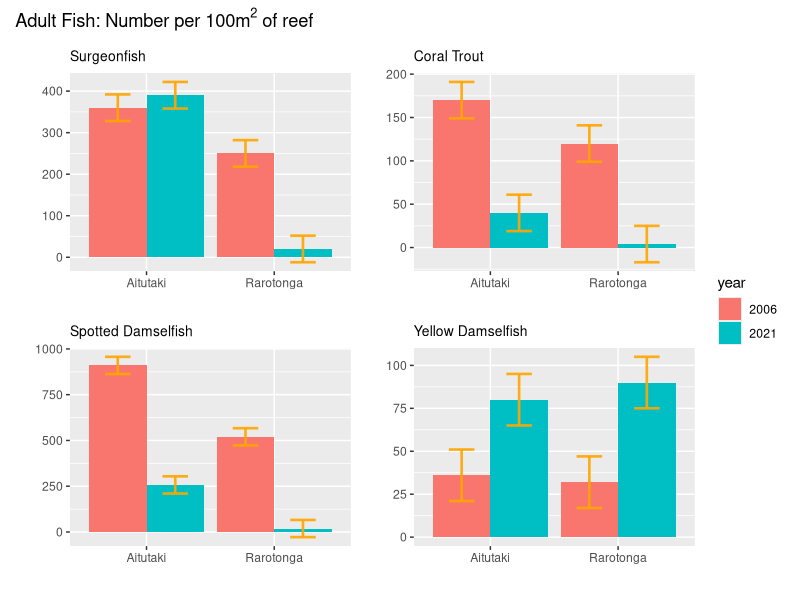
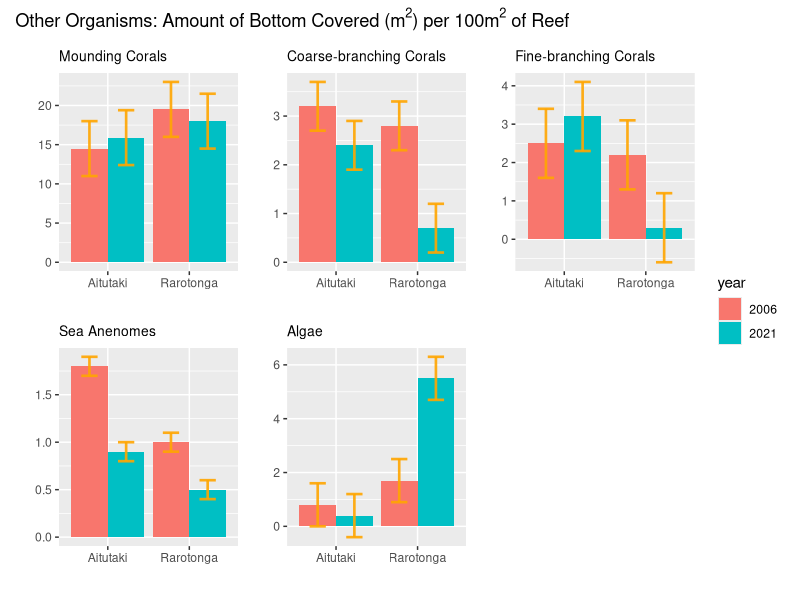
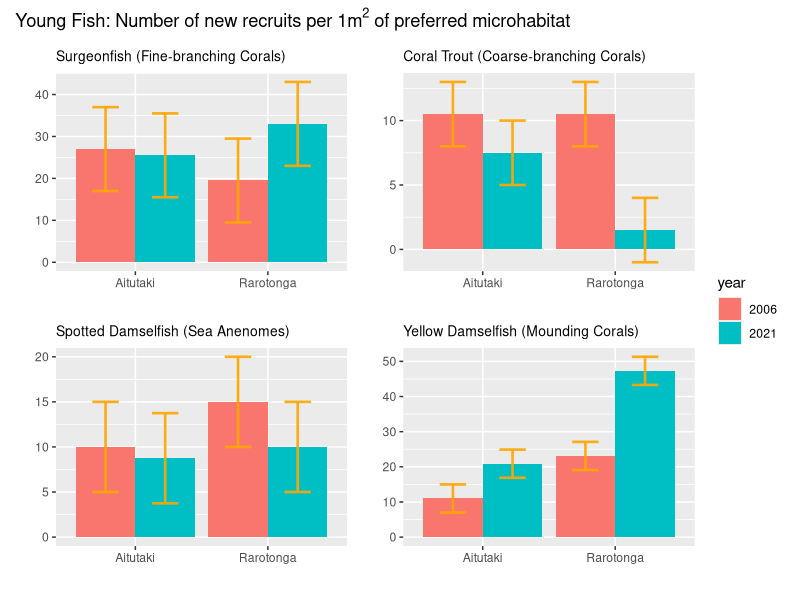
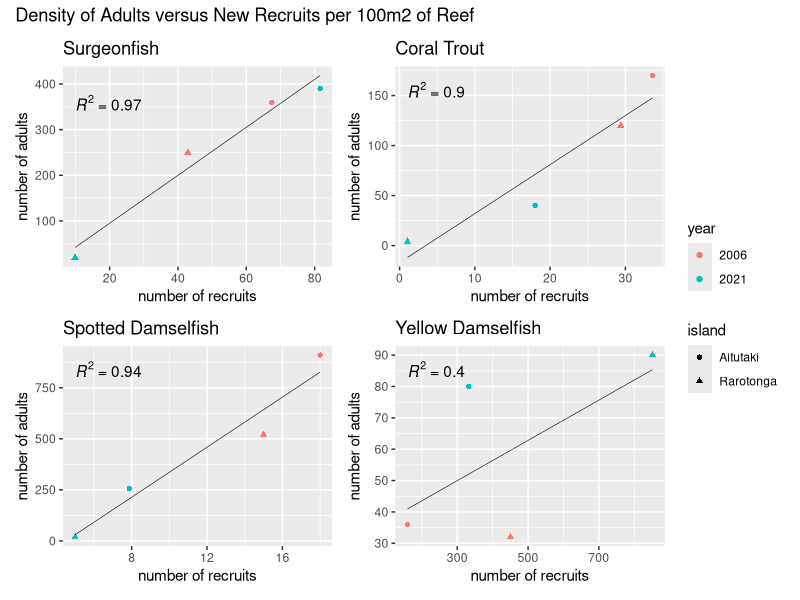
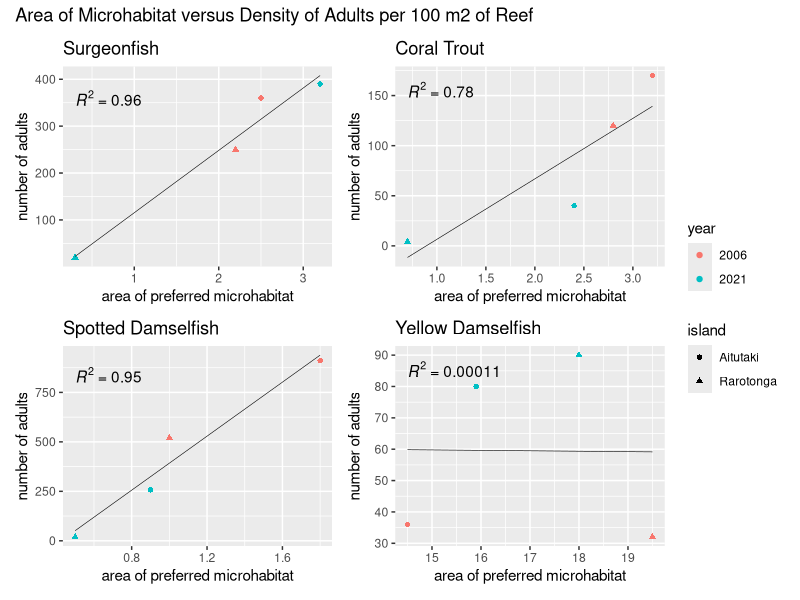
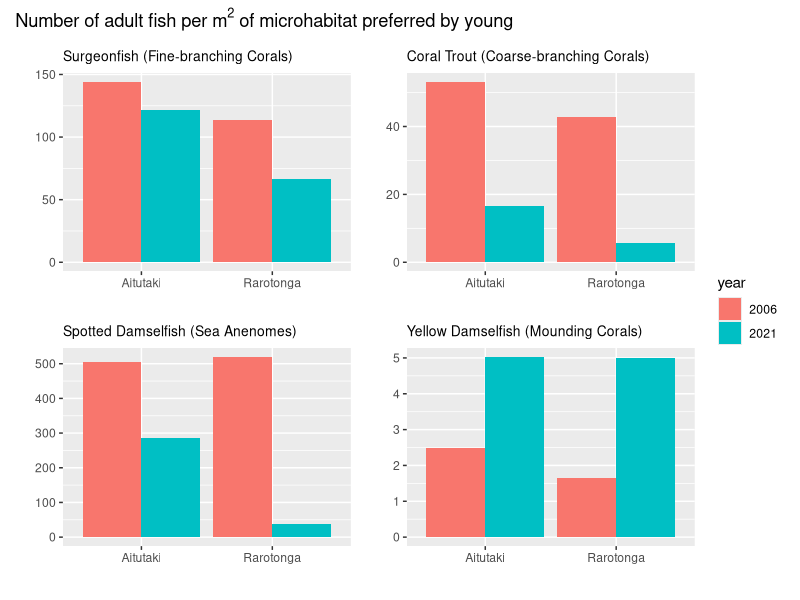
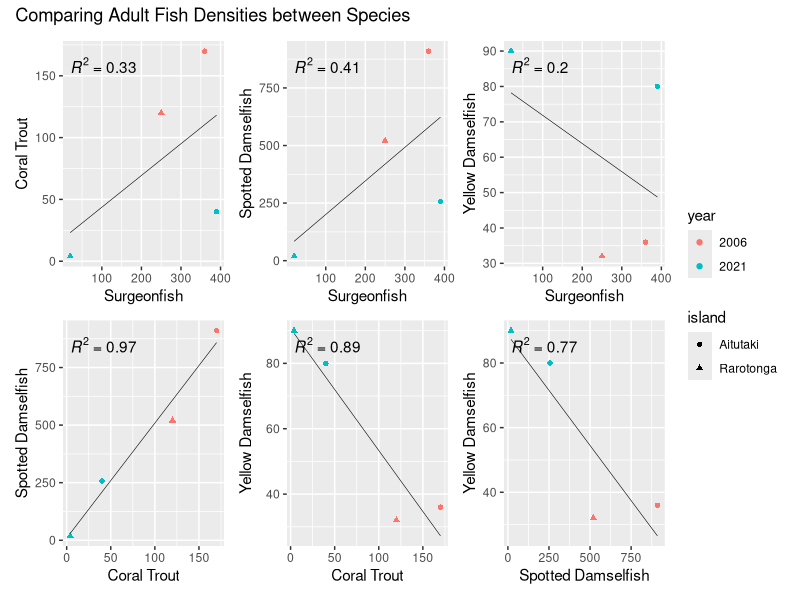

These figures' R source, in order:
## ---- chunk 1
knitr::opts_chunk$set(warning=FALSE, message=FALSE)
library(tidyverse)
library(ggpubr)
library(here)
library(patchwork)
## ---- chunk 2
adult_data <- read_csv(here("data", "mean_density_adult_organisms.csv"))
adult_data$year <- as.factor(adult_data$year)
young_data <- read_csv(here("data", "mean_density_young_fish.csv"))
young_data$year <- as.factor(young_data$year)
young_data <- young_data %>% filter(n_per_1_m2 != 0)
## ---- chunk 3
organism_plots_adult_fish <- list()
adult_data_fish <- adult_data %>% filter(type == "adult fish")
for (spp in unique(adult_data_fish$species)) {
  # Filter to organism
  species_data <- adult_data_fish %>% filter(species == spp)
  
  ## Create plot for each organism
  spp_plot <- ggplot(species_data, aes(fill = year, x = island, y = n_per_100_m2),) +
    geom_bar(position = "dodge", stat = "identity") +
    geom_errorbar(
      aes(ymin = n_per_100_m2 - ci_95, ymax = n_per_100_m2 + ci_95),
      width=0.4,
      colour="orange",
      alpha=0.9,
      size=0.9,
      position = position_dodge(0.9)
    ) +
    labs(
      x = "",
      y = "",
      title = spp
    ) +
    theme(plot.title = element_text(size=10))
  
  organism_plots_adult_fish[[spp]] <- spp_plot
}
## ---- chunk 4
wrap_plots(organism_plots_adult_fish, ncol = 2) +
  plot_annotation(title =  expression(paste("Adult Fish: Number per 100", m^{2}," of reef"))) +
  plot_layout(guides = "collect")
## ---- chunk 5
organism_plots_adult_other <- list()
adult_data_other <- adult_data %>% filter(type != "adult fish")
for (spp in unique(adult_data_other$species)) {
  # Filter to organism
  species_data <- adult_data_other %>% filter(species == spp)
  
  ## Create plot for each organism
  spp_plot <- ggplot(species_data, aes(fill = year, x = island, y = n_per_100_m2),) +
    geom_bar(position = "dodge", stat = "identity") +
    geom_errorbar(
      aes(ymin = n_per_100_m2 - ci_95, ymax = n_per_100_m2 + ci_95),
      width=0.4,
      colour="orange",
      alpha=0.9,
      size=0.9,
      position = position_dodge(0.9)
    ) +
    labs(
      x = "",
      y = "",
      title = spp
    ) +
    theme(plot.title = element_text(size=10))
  
  organism_plots_adult_other[[spp]] <- spp_plot
}
## ---- chunk 6
wrap_plots(organism_plots_adult_other) +
  plot_annotation(title =  expression(paste("Other Organisms: Amount of Bottom Covered (", m^{2}, ") per 100", m^{2}," of Reef"))) +
  plot_layout(guides = "collect")
## ---- chunk 7
organism_plots_young <- list()
for (spp in unique(young_data$fish)) {
  # Filter to organism
  species_data <- young_data %>% filter(fish == spp)
  habitat <- unique(species_data["microhabitat"])[[1]]
  ## Create plot for each organism
  spp_plot <- ggplot(species_data, aes(fill = year, x = island, y = n_per_1_m2),) +
    geom_bar(position = "dodge", stat = "identity") +
    geom_errorbar(
      aes(ymin = n_per_1_m2 - ci_95, ymax = n_per_1_m2 + ci_95),
      width=0.4,
      colour="orange",
      alpha=0.9,
      size=0.9,
      position = position_dodge(0.9)
    ) +
    labs(
      x = "",
      y = "",
      title = paste(spp, " (", habitat, ")", sep = "")
    ) +
    theme(plot.title = element_text(size=10))
  
  organism_plots_young[[spp]] <- spp_plot
}
## ---- chunk 8
wrap_plots(organism_plots_young, ncol = 2, height = 3) +
  plot_annotation(title = expression(paste("Young Fish: Number of new recruits per 1", m^{2}," of preferred microhabitat"))) +
  plot_layout(guides = "collect")
## ---- chunk 9
# Joining adult + recruit + preferred microhabitat data
adult_recruit_join <- left_join(
  adult_data_fish,
  young_data,
  by = c("species" = "fish", "year" = "year", "island" = "island"),
  suffix = c("_adult", "_recruit")
)

full_join <- left_join(
  adult_recruit_join,
  adult_data_other,
  by = c("microhabitat" = "species", "year" = "year", "island" = "island"),
  suffix = c("_species", "_habitat")
)

# Calculating values for 3. & 5.
full_join <- full_join %>% mutate(
  recruits_per_100_m2 = n_per_1_m2 * n_per_100_m2_habitat,
  adults_per_m2_microhabitat = n_per_100_m2_species / n_per_100_m2_habitat
)

## ---- chunk 10
density_comparison_plots <- list()
for (spp in unique(full_join$species)) {
  # Filter to organism
  species_data <- full_join %>% filter(species == spp)
  
  ## Create plot for each organism
  spp_plot <- ggplot(species_data, aes(y = n_per_100_m2_species, x = recruits_per_100_m2)) +
    geom_point(aes(color = year, shape = island)) +
    labs(
      y = "number of adults",
      x = "number of recruits",
      title = spp
    ) +
    geom_smooth(method = "lm", se=FALSE, color = "black", size = 0.2) +
    stat_regline_equation(aes(label = ..rr.label..))
  
  density_comparison_plots[[spp]] <- spp_plot
}
## ---- chunk 11
wrap_plots(density_comparison_plots) +
  plot_annotation(title = "Density of Adults versus New Recruits per 100m2 of Reef") +
  plot_layout(guides = "collect")
## ---- chunk 12
density_microhabitat_plots <- list()
for (spp in unique(full_join$species)) {
  # Filter to organism
  species_data <- full_join %>% filter(species == spp)
  
  ## Create plot for each organism
  spp_plot <- ggplot(species_data, aes(x = n_per_100_m2_habitat, y = n_per_100_m2_species)) +
    geom_point(aes(color = year, shape = island)) +
    labs(
      x = "area of preferred microhabitat",
      y = "number of adults",
      title = spp
    ) +
    geom_smooth(method = "lm", se=FALSE, color = "black", size = 0.2) +
    stat_regline_equation(aes(label = ..rr.label..))
  
  density_microhabitat_plots[[spp]] <- spp_plot
}
## ---- chunk 13
wrap_plots(density_microhabitat_plots) +
  plot_annotation(title = "Area of Microhabitat versus Density of Adults per 100 m2 of Reef") +
  plot_layout(guides = "collect")
## ---- chunk 14
density_per_microhabitat_plots <- list()
for (spp in unique(full_join$species)) {
  # Filter to organism
  species_data <- full_join %>% filter(species == spp)
  habitat <- unique(species_data["microhabitat"])[[1]]
  ## Create plot for each species
  spp_plot <- ggplot(species_data, aes(fill = year, x = island, y = adults_per_m2_microhabitat),) +
    geom_bar(position = "dodge", stat = "identity") +
    labs(
      x = "",
      y = "",
      title = paste(spp, " (", habitat, ")", sep = "")
    ) +
    theme(plot.title = element_text(size=10))
  
  density_per_microhabitat_plots[[spp]] <- spp_plot
}
## ---- chunk 15
wrap_plots(density_per_microhabitat_plots) +
  plot_annotation(title =  expression(paste("Number of adult fish per ", m^{2}," of microhabitat preferred by young"))) +
  plot_layout(guides = "collect")
## ---- chunk 16
# Get all possible pairs of fish species
pairs <- combn(unique(adult_data_fish$species), 2)

# For each pair, create plot
pair_plots <- list()
for (i in seq(dim(pairs)[2])) {
  pair = pairs[,i]
  s1 <- pair[1]
  s2 <- pair[2]
  
  s1_data <- adult_data_fish %>% filter(species == s1)
  s2_data <- adult_data_fish %>% filter(species == s2)
  
  s1_s2_join <- left_join(s1_data, s2_data, by = c("year" = "year", "island" = "island"), suffix = c("_s1", "_s2"))
  
  # create plot
  pair_plot <- ggplot(s1_s2_join, aes(x = n_per_100_m2_s1, y = n_per_100_m2_s2)) +
    geom_point(aes(color = year, shape = island)) +
    labs(
      x = s1,
      y = s2
    ) +
    geom_smooth(method = "lm", se=FALSE, color = "black", size = 0.2) +
    stat_regline_equation(aes(label = ..rr.label..))
  
  pair_plots[[paste(s1,s2)]] <- pair_plot
}
## ---- chunk 17
wrap_plots(pair_plots) +
  plot_annotation(title =  "Comparing Adult Fish Densities between Species") +
  plot_layout(guides = "collect")
